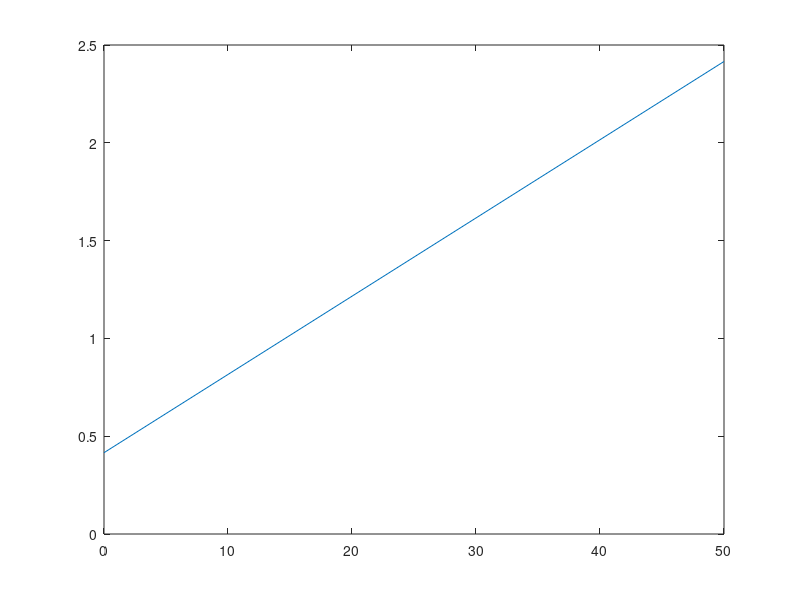

The MATLAB source for this figure: (Note: this script raises an error after producing the figure.)
n=50;
r=rand(n,1);
plot(r);
% mean
m=mean(r);
hold on;
plot([0,n],[m,m]);
hold off;
plot([0,n],[m,m+2]);
plot([0,n],[m,m+2]);
if n<60
    error('ahdfs')
end

